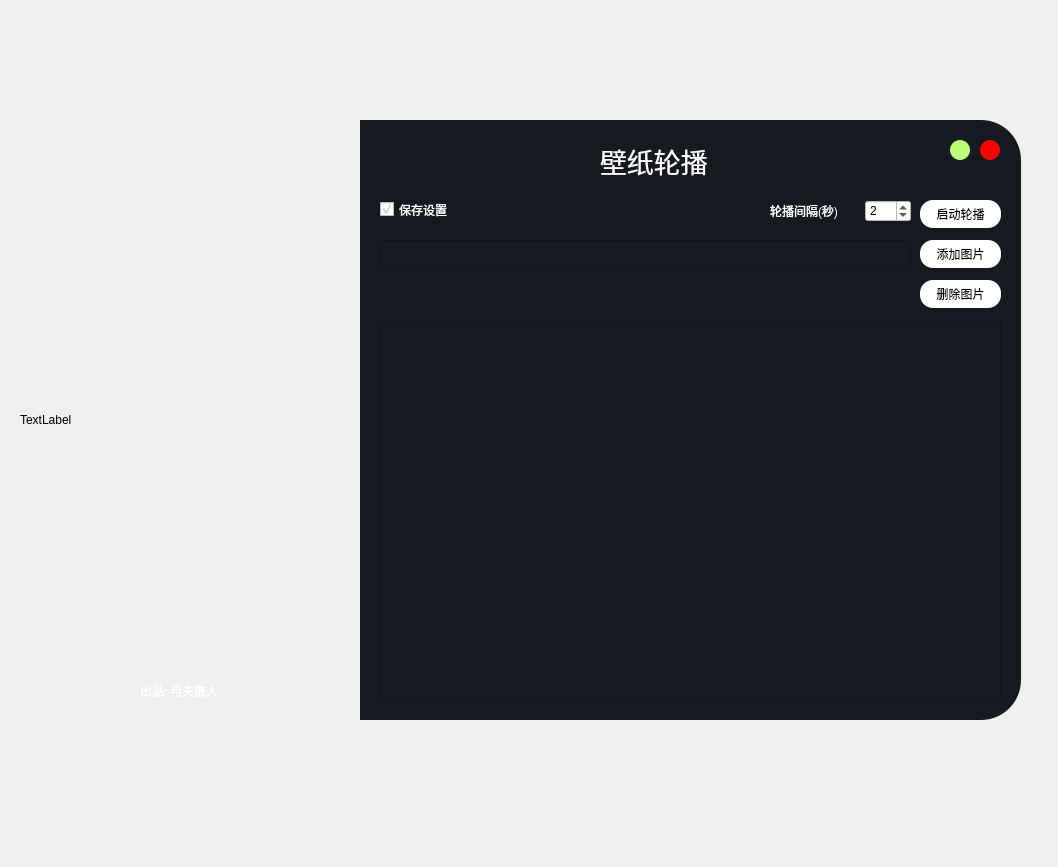
<?xml version="1.0" encoding="UTF-8"?>
<ui version="4.0">
 <class>Form</class>
 <widget class="QWidget" name="Form">
  <property name="geometry">
   <rect>
    <x>0</x>
    <y>0</y>
    <width>1058</width>
    <height>867</height>
   </rect>
  </property>
  <property name="windowTitle">
   <string>Form</string>
  </property>
  <widget class="QLabel" name="label">
   <property name="geometry">
    <rect>
     <x>20</x>
     <y>120</y>
     <width>394</width>
     <height>600</height>
    </rect>
   </property>
   <property name="styleSheet">
    <string notr="true">background-image: url(:/img/img/147.png);
border-top-left-radius: 40;
border-bottom-left-radius: 40;</string>
   </property>
   <property name="text">
    <string>TextLabel</string>
   </property>
  </widget>
  <widget class="QLabel" name="label_2">
   <property name="geometry">
    <rect>
     <x>360</x>
     <y>120</y>
     <width>661</width>
     <height>600</height>
    </rect>
   </property>
   <property name="styleSheet">
    <string notr="true">background-color: #161A20;
border-top-right-radius: 40;
border-bottom-right-radius: 40;</string>
   </property>
   <property name="text">
    <string/>
   </property>
  </widget>
  <widget class="QLabel" name="label_3">
   <property name="geometry">
    <rect>
     <x>600</x>
     <y>140</y>
     <width>141</width>
     <height>41</height>
    </rect>
   </property>
   <property name="font">
    <font>
     <family>隶书</family>
     <pointsize>20</pointsize>
    </font>
   </property>
   <property name="styleSheet">
    <string notr="true">color: white;</string>
   </property>
   <property name="text">
    <string>壁纸轮播</string>
   </property>
  </widget>
  <widget class="QListWidget" name="listWidget">
   <property name="geometry">
    <rect>
     <x>380</x>
     <y>320</y>
     <width>621</width>
     <height>381</height>
    </rect>
   </property>
   <property name="styleSheet">
    <string notr="true">background-color: #161A20;
color:white;</string>
   </property>
  </widget>
  <widget class="QLineEdit" name="lineEdit">
   <property name="geometry">
    <rect>
     <x>380</x>
     <y>240</y>
     <width>531</width>
     <height>31</height>
    </rect>
   </property>
   <property name="styleSheet">
    <string notr="true">color: white;
background-color: #161A20;</string>
   </property>
  </widget>
  <widget class="QPushButton" name="pushButton_mini">
   <property name="geometry">
    <rect>
     <x>950</x>
     <y>140</y>
     <width>20</width>
     <height>20</height>
    </rect>
   </property>
   <property name="font">
    <font>
     <pointsize>10</pointsize>
     <weight>50</weight>
     <bold>false</bold>
    </font>
   </property>
   <property name="styleSheet">
    <string notr="true">QPushButton{
background-color: rgb(188, 255, 116);
border-radius:10px; 
color:black;}
QPushButton:hover{background-color: qlineargradient(spread:pad, x1:0, y1:0, x2:1, y2:1, stop:0 rgba(189, 202, 250, 255), stop:1 rgba(255, 255, 255, 255))
}
QPushButton:pressed{padding-top:7px;
padding-left:7px;}</string>
   </property>
   <property name="text">
    <string/>
   </property>
  </widget>
  <widget class="QPushButton" name="pushButton_quit">
   <property name="geometry">
    <rect>
     <x>980</x>
     <y>140</y>
     <width>20</width>
     <height>20</height>
    </rect>
   </property>
   <property name="sizePolicy">
    <sizepolicy hsizetype="Fixed" vsizetype="Fixed">
     <horstretch>0</horstretch>
     <verstretch>0</verstretch>
    </sizepolicy>
   </property>
   <property name="font">
    <font>
     <family>AIGDT</family>
     <pointsize>9</pointsize>
    </font>
   </property>
   <property name="styleSheet">
    <string notr="true">QPushButton{
background-color: red;
border-radius:10px; 
color:black;}
QPushButton:hover{background-color: qlineargradient(spread:pad, x1:0, y1:0, x2:1, y2:1, stop:0 rgba(189, 202, 250, 255), stop:1 rgba(255, 255, 255, 255))
}
QPushButton:pressed{padding-top:7px;
padding-left:7px;}</string>
   </property>
   <property name="text">
    <string/>
   </property>
  </widget>
  <widget class="QPushButton" name="pushButton_appendimg">
   <property name="geometry">
    <rect>
     <x>920</x>
     <y>240</y>
     <width>81</width>
     <height>28</height>
    </rect>
   </property>
   <property name="styleSheet">
    <string notr="true">QPushButton{
background-color: white;
border-radius:13px; 
color:black;}
QPushButton:hover{background-color: qlineargradient(spread:pad, x1:0, y1:0, x2:1, y2:1, stop:0 rgba(189, 202, 250, 255), stop:1 rgba(255, 255, 255, 255))
}
QPushButton:pressed{padding-top:7px;
padding-left:7px;}</string>
   </property>
   <property name="text">
    <string>添加图片</string>
   </property>
  </widget>
  <widget class="QLabel" name="label_4">
   <property name="geometry">
    <rect>
     <x>770</x>
     <y>200</y>
     <width>91</width>
     <height>21</height>
    </rect>
   </property>
   <property name="styleSheet">
    <string notr="true">color: white;</string>
   </property>
   <property name="text">
    <string>轮播间隔(秒)</string>
   </property>
  </widget>
  <widget class="QSpinBox" name="spinBox">
   <property name="geometry">
    <rect>
     <x>865</x>
     <y>200</y>
     <width>46</width>
     <height>22</height>
    </rect>
   </property>
   <property name="styleSheet">
    <string notr="true">background-color: white;</string>
   </property>
   <property name="value">
    <number>2</number>
   </property>
  </widget>
  <widget class="QPushButton" name="pushButton_start">
   <property name="geometry">
    <rect>
     <x>920</x>
     <y>200</y>
     <width>81</width>
     <height>28</height>
    </rect>
   </property>
   <property name="styleSheet">
    <string notr="true">QPushButton{
background-color: white;
border-radius:13px; 
color:black;}
QPushButton:hover{background-color: qlineargradient(spread:pad, x1:0, y1:0, x2:1, y2:1, stop:0 rgba(189, 202, 250, 255), stop:1 rgba(255, 255, 255, 255))
}
QPushButton:pressed{padding-top:7px;
padding-left:7px;}</string>
   </property>
   <property name="text">
    <string>启动轮播</string>
   </property>
  </widget>
  <widget class="QCheckBox" name="checkBox">
   <property name="geometry">
    <rect>
     <x>380</x>
     <y>200</y>
     <width>91</width>
     <height>19</height>
    </rect>
   </property>
   <property name="styleSheet">
    <string notr="true">color:white;</string>
   </property>
   <property name="text">
    <string>保存设置</string>
   </property>
   <property name="checked">
    <bool>true</bool>
   </property>
  </widget>
  <widget class="QLabel" name="label_info">
   <property name="geometry">
    <rect>
     <x>380</x>
     <y>290</y>
     <width>531</width>
     <height>21</height>
    </rect>
   </property>
   <property name="styleSheet">
    <string notr="true">color: rgb(255, 255, 255);</string>
   </property>
   <property name="text">
    <string/>
   </property>
  </widget>
  <widget class="QPushButton" name="pushButton_removeimg">
   <property name="geometry">
    <rect>
     <x>920</x>
     <y>280</y>
     <width>81</width>
     <height>28</height>
    </rect>
   </property>
   <property name="styleSheet">
    <string notr="true">QPushButton{
background-color: white;
border-radius:13px; 
color:black;}
QPushButton:hover{background-color: qlineargradient(spread:pad, x1:0, y1:0, x2:1, y2:1, stop:0 rgba(189, 202, 250, 255), stop:1 rgba(255, 255, 255, 255))
}
QPushButton:pressed{padding-top:7px;
padding-left:7px;}</string>
   </property>
   <property name="text">
    <string>删除图片</string>
   </property>
  </widget>
  <widget class="QLabel" name="label_5">
   <property name="geometry">
    <rect>
     <x>140</x>
     <y>670</y>
     <width>101</width>
     <height>41</height>
    </rect>
   </property>
   <property name="font">
    <font>
     <family>华文仿宋</family>
    </font>
   </property>
   <property name="styleSheet">
    <string notr="true">color: rgb(255, 255, 255);</string>
   </property>
   <property name="text">
    <string>出品: 弓夫散人</string>
   </property>
  </widget>
 </widget>
 <resources>
  <include location="res.qrc"/>
 </resources>
 <connections/>
</ui>
